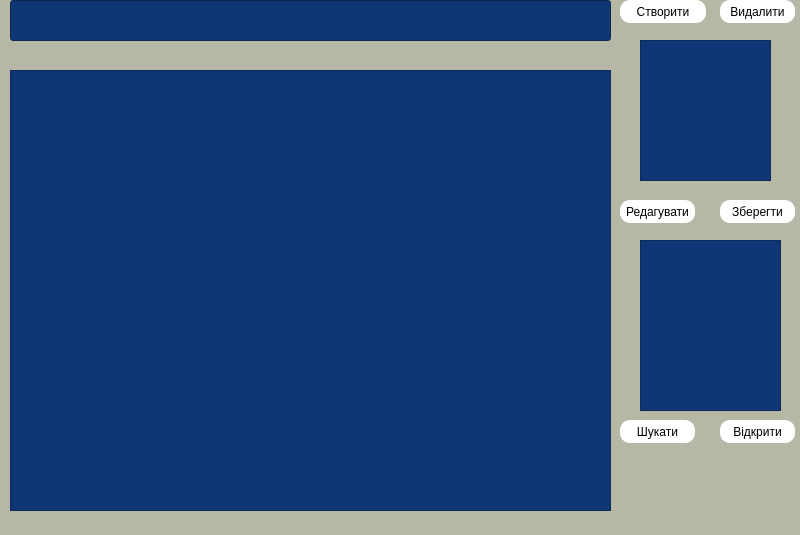
<?xml version="1.0" encoding="UTF-8"?>
<ui version="4.0">
 <class>MainWindow</class>
 <widget class="QMainWindow" name="MainWindow">
  <property name="geometry">
   <rect>
    <x>0</x>
    <y>0</y>
    <width>800</width>
    <height>535</height>
   </rect>
  </property>
  <property name="windowTitle">
   <string>MainWindow</string>
  </property>
  <property name="styleSheet">
   <string notr="true">background-color:#b6b8a5;</string>
  </property>
  <widget class="QWidget" name="centralwidget">
   <widget class="QTextEdit" name="textEdit">
    <property name="geometry">
     <rect>
      <x>10</x>
      <y>70</y>
      <width>601</width>
      <height>441</height>
     </rect>
    </property>
    <property name="styleSheet">
     <string notr="true">background-color:#0f3675;
color:white;</string>
    </property>
   </widget>
   <widget class="QLineEdit" name="lineEdit">
    <property name="geometry">
     <rect>
      <x>10</x>
      <y>0</y>
      <width>601</width>
      <height>41</height>
     </rect>
    </property>
    <property name="styleSheet">
     <string notr="true">background-color:#0f3675;
color:white;</string>
    </property>
    <property name="text">
     <string/>
    </property>
   </widget>
   <widget class="QPushButton" name="create_btn">
    <property name="geometry">
     <rect>
      <x>620</x>
      <y>0</y>
      <width>86</width>
      <height>23</height>
     </rect>
    </property>
    <property name="styleSheet">
     <string notr="true">background-color:white;
color:black;
border-radius:10px;</string>
    </property>
    <property name="text">
     <string>Створити</string>
    </property>
   </widget>
   <widget class="QPushButton" name="edit_btn2">
    <property name="geometry">
     <rect>
      <x>620</x>
      <y>200</y>
      <width>75</width>
      <height>23</height>
     </rect>
    </property>
    <property name="styleSheet">
     <string notr="true">background-color:white;
color:black;
border-radius:10px;</string>
    </property>
    <property name="text">
     <string>Редагувати</string>
    </property>
   </widget>
   <widget class="QListWidget" name="list_note">
    <property name="geometry">
     <rect>
      <x>640</x>
      <y>40</y>
      <width>131</width>
      <height>141</height>
     </rect>
    </property>
    <property name="styleSheet">
     <string notr="true">background-color:#0f3675;
color:white;</string>
    </property>
   </widget>
   <widget class="QPushButton" name="save_btn4">
    <property name="geometry">
     <rect>
      <x>720</x>
      <y>200</y>
      <width>75</width>
      <height>23</height>
     </rect>
    </property>
    <property name="styleSheet">
     <string notr="true">background-color:white;
color:black;
border-radius:10px;</string>
    </property>
    <property name="text">
     <string>Зберегти</string>
    </property>
   </widget>
   <widget class="QPushButton" name="delete_btn5">
    <property name="geometry">
     <rect>
      <x>720</x>
      <y>0</y>
      <width>75</width>
      <height>23</height>
     </rect>
    </property>
    <property name="styleSheet">
     <string notr="true">background-color:white;
color:black;
border-radius:10px;</string>
    </property>
    <property name="text">
     <string>Видалити</string>
    </property>
   </widget>
   <widget class="QPushButton" name="search_btn6">
    <property name="geometry">
     <rect>
      <x>620</x>
      <y>420</y>
      <width>75</width>
      <height>23</height>
     </rect>
    </property>
    <property name="styleSheet">
     <string notr="true">background-color:white;
color:black;
border-radius:10px;</string>
    </property>
    <property name="text">
     <string>Шукати</string>
    </property>
   </widget>
   <widget class="QPushButton" name="open_btn3">
    <property name="geometry">
     <rect>
      <x>720</x>
      <y>420</y>
      <width>75</width>
      <height>23</height>
     </rect>
    </property>
    <property name="styleSheet">
     <string notr="true">background-color:white;
color:black;
border-radius:10px;</string>
    </property>
    <property name="text">
     <string>Відкрити</string>
    </property>
   </widget>
   <widget class="QListWidget" name="listWidget_2">
    <property name="geometry">
     <rect>
      <x>640</x>
      <y>240</y>
      <width>141</width>
      <height>171</height>
     </rect>
    </property>
    <property name="styleSheet">
     <string notr="true">background-color:#0f3675;
color:white;</string>
    </property>
   </widget>
  </widget>
  <widget class="QMenuBar" name="menubar">
   <property name="geometry">
    <rect>
     <x>0</x>
     <y>0</y>
     <width>800</width>
     <height>21</height>
    </rect>
   </property>
  </widget>
  <widget class="QStatusBar" name="statusbar"/>
 </widget>
 <resources/>
 <connections/>
</ui>
